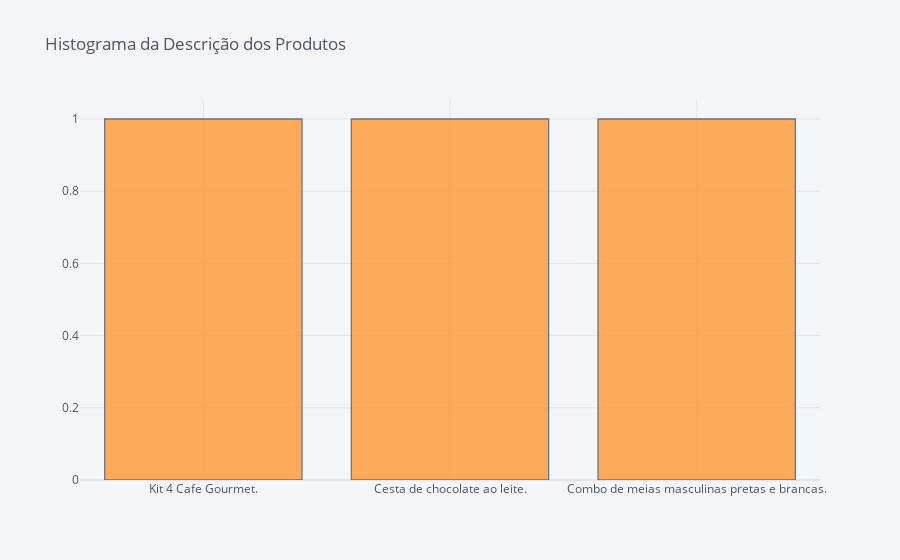

Notebook code for this chart:
### Code cell
cf.go_offline()
df['description'].iplot(kind='hist', bins=50, title='Histograma da Descrição dos Produtos')

### Figure 1 — Plotly figure (JSON) as saved in the notebook; plotly's stock layout.template omitted (floating-point values rounded to 4 significant figures)
{"data": [{"histfunc": "count", "histnorm": "", "marker": {"color": "rgba(255, 153, 51, 1.0)", "line": {"color": "#4D5663", "width": 1.3}}, "name": "description", "nbinsx": 50, "opacity": 0.8, "orientation": "v", "type": "histogram", "x": ["Kit 4 Cafe Gourmet.", "Cesta de chocolate ao leite.", "Combo de meias masculinas pretas e brancas."]}], "layout": {"barmode": "overlay", "legend": {"bgcolor": "#F5F6F9", "font": {"color": "#4D5663"}}, "paper_bgcolor": "#F5F6F9", "plot_bgcolor": "#F5F6F9", "title": {"font": {"color": "#4D5663"}, "text": "Histograma da Descrição dos Produtos"}, "xaxis": {"gridcolor": "#E1E5ED", "showgrid": true, "tickfont": {"color": "#4D5663"}, "title": {"font": {"color": "#4D5663"}, "text": ""}, "zerolinecolor": "#E1E5ED"}, "yaxis": {"gridcolor": "#E1E5ED", "showgrid": true, "tickfont": {"color": "#4D5663"}, "title": {"font": {"color": "#4D5663"}, "text": ""}, "zerolinecolor": "#E1E5ED"}}}
